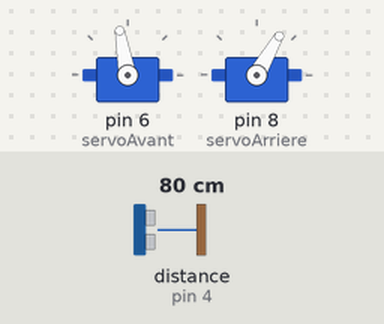
Simulated run of this sketch. Board: Arduino Uno, built with avr-gcc and run on an emulated ATmega328P. Parts: 2 × servo. The inputs (shaded band) are chosen by the test bench; at power-on: distance to the obstacle (sensor on pin 4) 80 cm. The echo pulse lasts 58.3 µs per cm; what the sketch prints to the serial monitor is not drawn.

Above: at 0.95 s.
2.4 s: distance to the obstacle (sensor on pin 4) set to 22 cm
5.9 s: distance to the obstacle (sensor on pin 4) set to 18 cm
At 6.5 s:
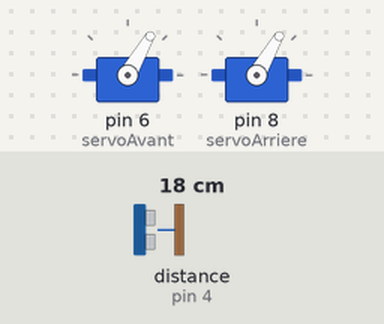
7.9 s: distance to the obstacle (sensor on pin 4) set to 35 cm
At 8.08 s:
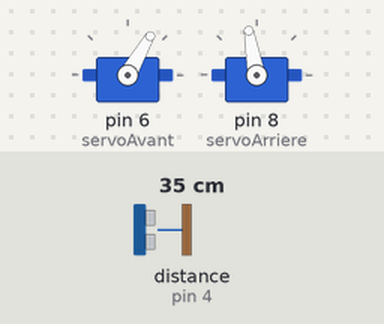
11.4 s: distance to the obstacle (sensor on pin 4) set to 2 cm
At 11.73 s:
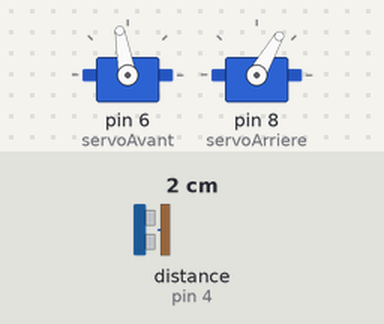
Timing chart, 0 to 14.4 s (numbered marks = the images above; inputs shaded):
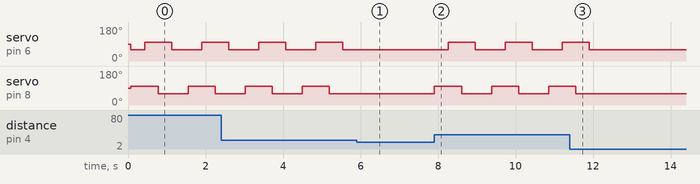

Measured:
- the behaviour switches between 21 and 20 cm on distance to the obstacle (sensor on pin 4) (found by bisection; images 0 and 1)
- after the input at 5.9 s, servo on pin 6 (servoAvant): stays 60° (without the input it goes to 100° after 0.42 s); servo on pin 8 (servoArriere): stays 60° (without the input it goes to 100° after 0.07 s)
- after the input at 7.9 s, servo on pin 6 (servoAvant): alternates 100° for 0.70 s and 60° for 0.77 s, starting after 0.36 s; servo on pin 8 (servoArriere): alternates 100° for 0.70 s and 60° for 0.77 s, starting at once
- after the input at 11.4 s, servo on pin 6 (servoAvant): goes on until 11.9 s, then stays 60°; servo on pin 8 (servoArriere): goes on until 11.6 s, then stays 60°
- by itself, servo on pin 6 (servoAvant), servo on pin 8 (servoArriere): alternates 100° for 0.70 s and 60° for 0.77 s

The sketch:

RobotChien.ino
```cpp
/*
 Name:		RobotChien.ino
 Created:	25/05/2017 16:00:42
 Author:	Loïc
*/

/*
#include <NewPing.h> // ajoute la bibliothèque du capteur ultrason
#include <Servo.h> // ajoute la bibliothèque servo-moteurs
#include "ChienBot.h"


ChienBot bot;

// the setup function runs once when you press reset or power the board
void setup() {
	Serial.begin(9600);
	bot = ChienBot();
}

// the loop function runs over and over again until power down or reset
void loop() {
	bot.Start();
}
*/

#include <NewPing.h> // ajoute la bibliothèque du capteur ultrason
#include <Servo.h> // ajoute la bibliothèque servo-moteurs

Servo servoAvant, servoArriere; // créé deux objets servos
NewPing sonar(2, 4, 200); // créé un objet sonar

char avant[] = { 60,100,100,100,100,60,60,60 }; // créé un array ‘avant[]’
int distance = 0; // initialise la distance mesurée
int distMin = 20; // définit la distance minimale pour avancer

void setup()
{
	servoAvant.attach(6); // lie un moteur au pin 6
	servoArriere.attach(8); // lie un moteur au pin 8
	Serial.begin(9600);

}


void loop()
{
	distance = 0;

	while (distance == 0) {
		distance = quelleDistance();
		Serial.print(distance);
	}

	if (distance > distMin) {  //Tant que la distance mesurée est inférieure à 20cm nous avançons
		avance();
	}
}


void avance()
{
	for (int n = 0; n<4; n++)
	{
		servoAvant.write(avant[2 * n]);          // envoie au moteur une valeur pair de la liste avant[]
		servoArriere.write(avant[(2 * n) + 1]); // envoie au moteur une valeur impair de la liste
		delay(350);
	}
}

int quelleDistance()
{
	delay(70);
	unsigned int uS = sonar.ping();
	int cm = uS / US_ROUNDTRIP_CM;

	return cm;
}
```

ChienBot.cpp
```cpp
//
//
//

#if ARDUINO < 100
#include <WProgram.h>
#else
#include <Arduino.h>
#endif

#include "ChienBot.h"
#include <NewPing.h>
#include <Servo.h>

NewPing sonar(2, 4, 200); //créer l'obj sonar => le trigger pin 2, l'echo pin 4, la distance en cm


int avant[8] = { 60,100,100,100,100,60,60,60 }; // créé un array  avant[] 
int distance = 0; // initialise la distance mesurée
int distMin = 20; // définit la distance minimale pour avancer

ChienBot::ChienBot()
{
	this->patteAvant.attach(6); // lie un moteur au pin 6
	this->patteArriere.attach(8); // lie un moteur au pin 8

	this->patteAvant.write(90);
	this->patteArriere.write(90);
	delay(5000);
}


//lancement du chien
void ChienBot::Start() {
	distance = 0;

	//empeche d'avoir une valeur à 0 (erreur du capteur), on recommence tant que c'est =0
	while (distance == 0) {
		distance = QuelleDistance();
		Serial.print(distance);
	}

	if (distance > distMin) {  //Tant que la distance mesurée est inférieure à 20cm nous avançons
		Avance();
	}
	else {
		this->patteAvant.write(90);
		this->patteArriere.write(90);
	}
}

//fait avancer le chien
void ChienBot::Avance()
{
	for (int n = 0; n < 4; n++)
	{
		this->patteAvant.write(avant[2 * n]);          // envoie au moteur une valeur pair de la liste avant[]
		this->patteArriere.write(avant[(2 * n) + 1]); // envoie au moteur une valeur impair de la liste
		delay(350);
	}
}

void ChienBot::Recule()
{

}


//Interroge le sonar sur la distance de l'obstacle
int ChienBot::QuelleDistance()
{
	delay(70);
	unsigned int uS = sonar.ping();
	int cm = uS / US_ROUNDTRIP_CM;

	return cm;
}
```

ChienBot.h
```cpp
// ChienBot.h

#ifndef _CHIENBOT_h
#define _CHIENBOT_h

#if defined(ARDUINO) && ARDUINO >= 100
#include "arduino.h"
#include "Servo.h"
#else
#include "WProgram.h"
#endif

class ChienBot
{
public:
	ChienBot();
	void Start();
	void Avance();
	void Recule();


private:
	Servo patteAvant;
	Servo patteArriere;
	int avant[8];
	int distance;
	int distMin;
	int QuelleDistance();
};

#endif
```
